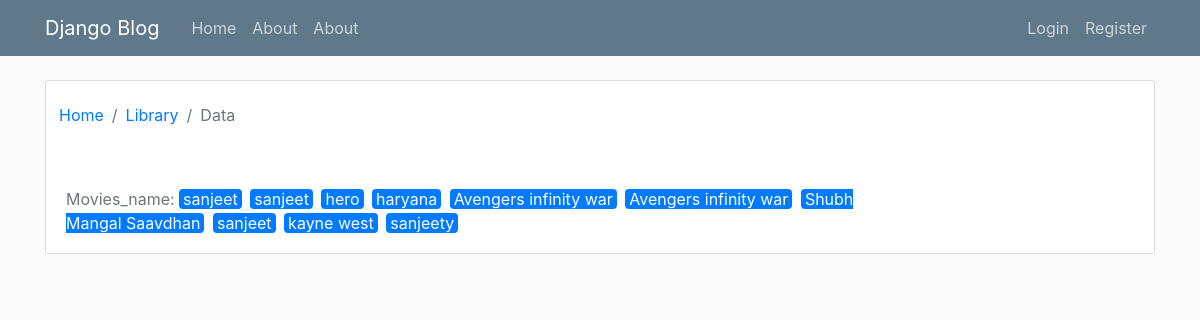
Before: /award/love with the older database file.
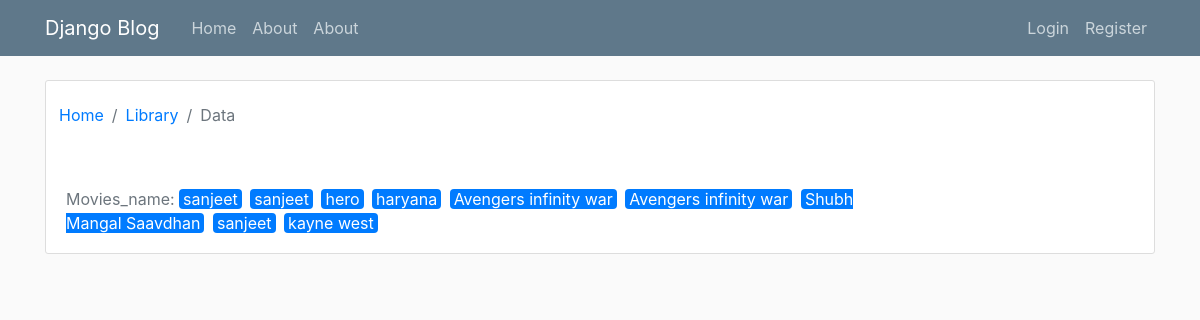
After: the same page with the newer database file.
### movies_list/models.py (models this page shows, shortened)
class Movies_list(models.Model):
	movies_id=models.AutoField(primary_key=True)
	name=models.CharField(max_length=50)
	genre=models.ManyToManyField(Genre_list)
	cast=models.ManyToManyField(Cast_list)
	director=models.ManyToManyField(Director_list)
	writer=models.ManyToManyField(Writer_list)
	awards=models.ManyToManyField(Award_list)
	country=models.ForeignKey(Country_list, on_delete=models.PROTECT)
	story_line=models.TextField(default='')
	cost=models.PositiveIntegerField(default=0)
	release_date=models.DateTimeField( blank=False,null=False)
	created_at=models.DateTimeField(default=timezone.now)
	language=models.ManyToManyField(Language_list)
	imdb_rating=models.FloatField()
	imdb_link=models.TextField()
	trailer_link=models.TextField()
	views=models.PositiveIntegerField(default=0)
	likes=models.PositiveIntegerField(default=0)
	dislike=models.PositiveIntegerField(default=0)
	ratting=models.FloatField(default=0.0)
	tags=models.TextField()
	Quality=models.ForeignKey(Quality_list,on_delete=models.PROTECT)
	movies_user_id=models.ForeignKey(User, on_delete=models.PROTECT)
	movies_type=models.ForeignKey(Movies_type_list,on_delete=models.PROTECT)
	movies_thumbnail=models.ImageField(default='thumbnail.jpg',upload_to='movies_pics')
	class Meta:
		verbose_name_plural='movies'

### movies_list/views.py (the view)
# urls.py: path("award/<str:award_name>",Award_detail,name="award-detail"),
def Award_detail(request,award_name):
	award_details=Movies_list.objects.filter(awards__award_name=award_name)
	context={
		"award_details":award_details,
	}
	return render(request,"movies_list/award_details.html",context)

### movies_list/Templates/movies_list/award_details.html (shortened to what this page needs)
{% extends "users/base.html" %}
{% load crispy_forms_tags %}
{% block content %}
    <div class="content-section ">
        <div class="row ">
            <nav aria-label="breadcrumb ">
              <ol class="breadcrumb  mx-2 px-0 my-1.5 bg-white">
                <li class="breadcrumb-item"><a href="{%url 'movies-index'%}">Home</a></li>
                <li class="breadcrumb-item"><a href="#">Library</a></li>
                <li class="breadcrumb-item active" aria-current="page">Data</li>
              </ol>
            </nav>
        </div>
        <div class="row ">
            <div class="col-md-9   my-2">
              <p class="pd-0 m-0  rounded text-secondary">Movies_name: {%for movies in award_details%}{% if not forloop.first %} {% endif %}<a class="no-underline" href="{%url 'movies-detail' movies_id=movies.movies_id %}"><span class="bg-primary rounded px-1 text-white mr-1">{{movies.name|join:""}}</span></a>{%endfor%}</p>
            </div>
        </div>
    </div>
{% endblock content %}

Changed rows visible on the page:
no longer on this page (row edited): Movies_list: name "sanjeety"
